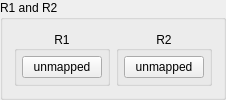
           <widget class="QGroupBox" name="groupBox_6">
            <property name="title">
             <string>R1 and R2</string>
            </property>
            <layout class="QHBoxLayout" name="horizontalLayout_14">
             <item>
              <widget class="QGroupBox" name="gb_r1">
               <property name="sizePolicy">
                <sizepolicy hsizetype="Preferred" vsizetype="Preferred">
                 <horstretch>0</horstretch>
                 <verstretch>0</verstretch>
                </sizepolicy>
               </property>
               <property name="title">
                <string notr="true">R1</string>
               </property>
               <property name="alignment">
                <set>Qt::AlignmentFlag::AlignCenter</set>
               </property>
               <layout class="QVBoxLayout" name="gb_r1_layout">
                <property name="leftMargin">
                 <number>5</number>
                </property>
                <property name="topMargin">
                 <number>5</number>
                </property>
                <property name="rightMargin">
                 <number>5</number>
                </property>
                <property name="bottomMargin">
                 <number>5</number>
                </property>
                <item>
                 <widget class="QPushButton" name="R1Button">
                  <property name="text">
                   <string>unmapped</string>
                  </property>
                 </widget>
                </item>
               </layout>
              </widget>
             </item>
             <item>
              <widget class="QGroupBox" name="gb_r2">
               <property name="title">
                <string notr="true">R2</string>
               </property>
               <property name="alignment">
                <set>Qt::AlignmentFlag::AlignCenter</set>
               </property>
               <layout class="QVBoxLayout" name="gb_r2_layout">
                <property name="leftMargin">
                 <number>5</number>
                </property>
                <property name="topMargin">
                 <number>5</number>
                </property>
                <property name="rightMargin">
                 <number>5</number>
                </property>
                <property name="bottomMargin">
                 <number>5</number>
                </property>
                <item>
                 <widget class="QPushButton" name="R2Button">
                  <property name="text">
                   <string>unmapped</string>
                  </property>
                 </widget>
                </item>
               </layout>
              </widget>
             </item>
            </layout>
           </widget>
